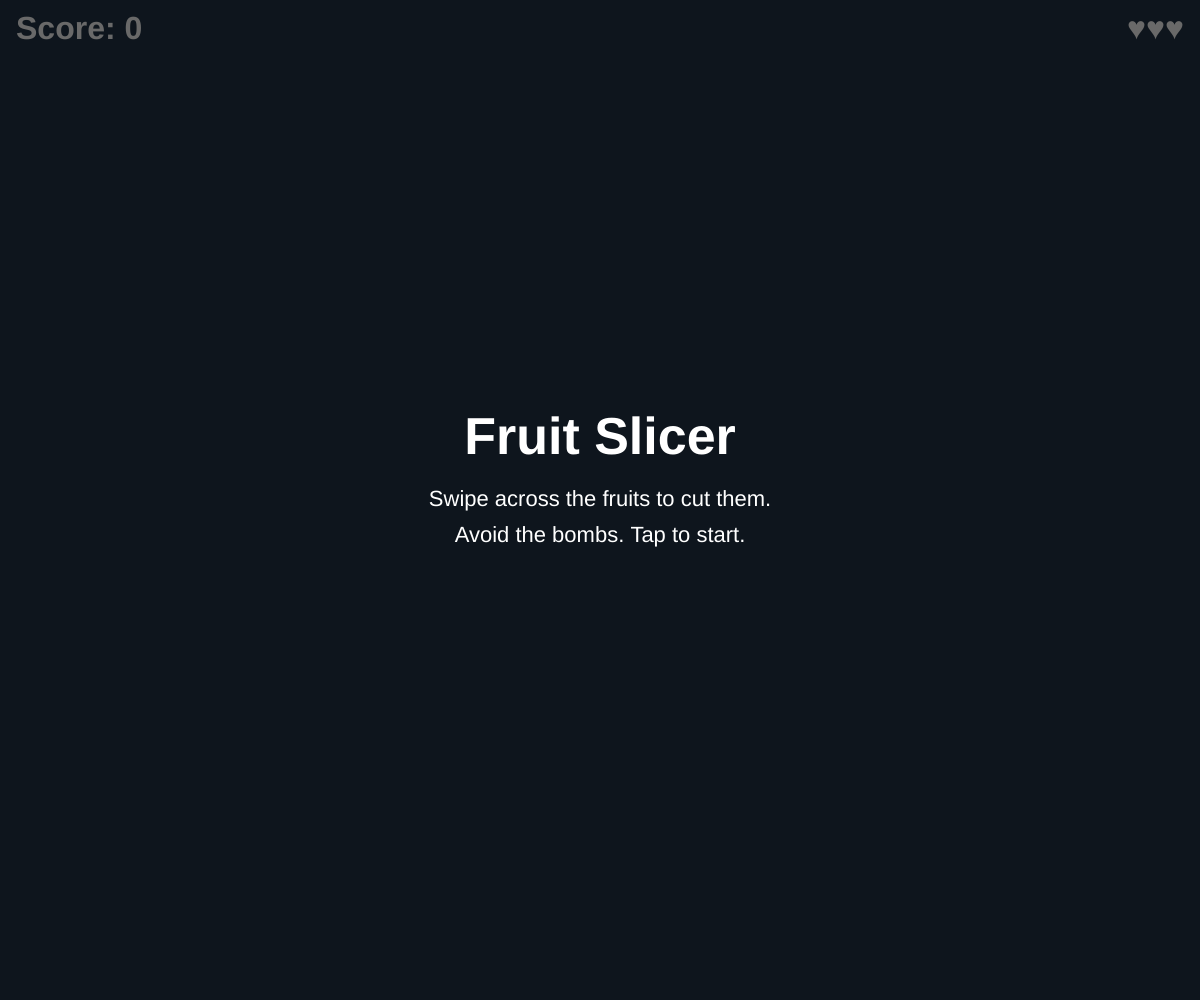
Frame 1 (no input)
Frame 60 (no input): identical to frame 1, image omitted
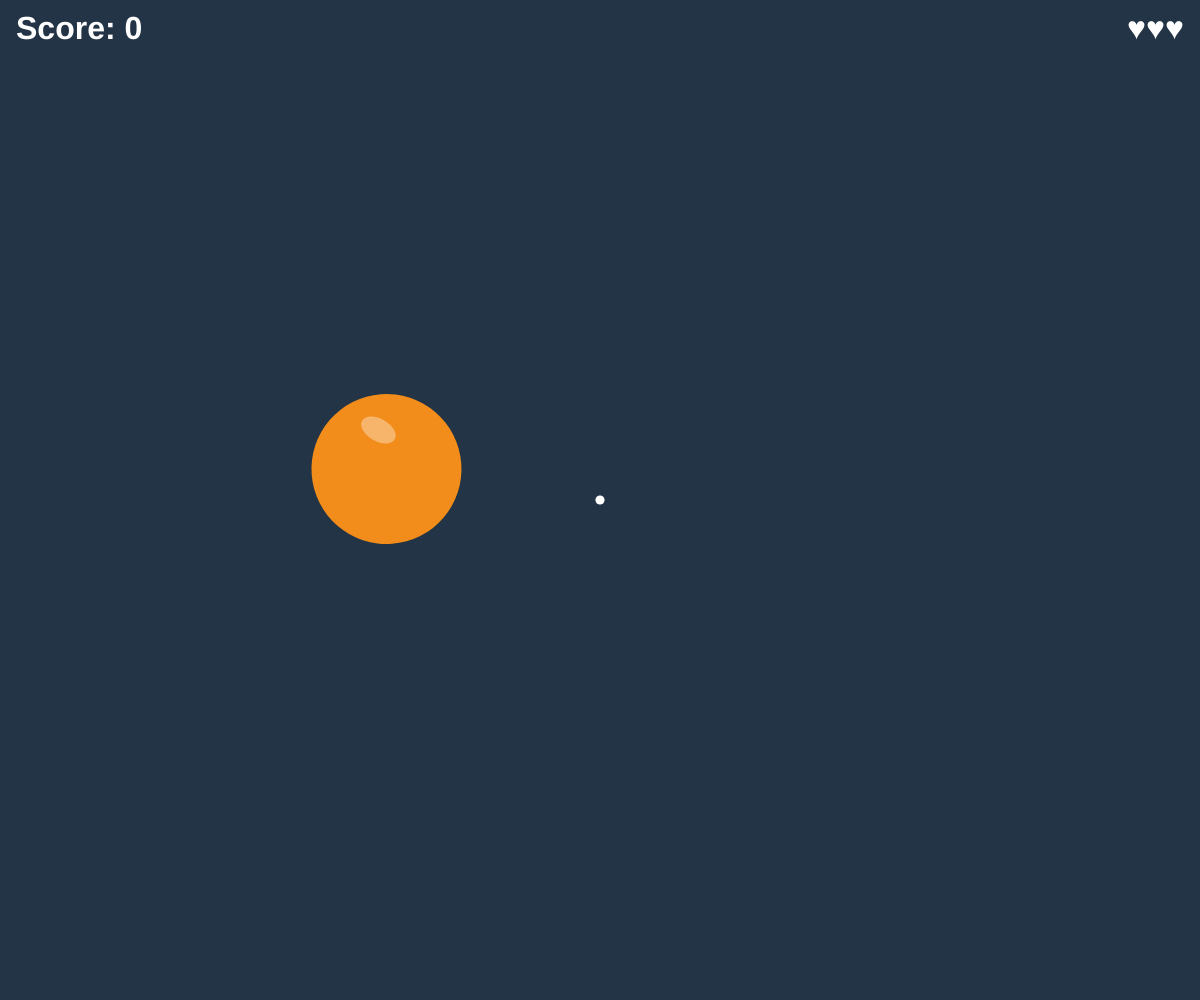
Frame 120 (the mouse pressed at the canvas centre since frame 60)

The p5.js sketch that drew these frames (run headless with seeded random() and noise() and a simulated clock; from frame 60 on, the mouse is pressed at the canvas centre):

// p5.js sketch
// ── sketch.js
// Fruit Slicer - paste into sketch.js in the p5.js web editor (editor.p5js.org)
// PC: hold the mouse button and drag across the fruits.
// Phone: swipe your finger across the fruits.
// Slice fruits = +1 point. Missing a fruit = lose a life. Slice a bomb = game over.

// ----- Settings -----
const START_LIVES = 3;
const BOMB_CHANCE = 0.12;   // 12% of throws are bombs

const FRUITS = [
  { skin: [46, 139, 61],   flesh: [229, 67, 79]   },  // watermelon
  { skin: [242, 140, 26],  flesh: [255, 192, 101] },  // orange
  { skin: [214, 47, 47],   flesh: [246, 232, 181] },  // apple
  { skin: [242, 210, 27],  flesh: [255, 243, 160] },  // lemon
  { skin: [122, 92, 46],   flesh: [143, 209, 79]  }   // kiwi
];

let state = 'start';        // 'start', 'play', or 'over'
let fruits, halves, drops, trail, prev;
let score, best = 0, lives, nextThrow, g, lastTouch = -1000, stateTime = 0;

function setup() {
  createCanvas(windowWidth, windowHeight);
  textAlign(CENTER, CENTER);
  g = height * 0.00045;     // gravity, scaled to screen size
  resetGame();
}

function resetGame() {
  fruits = []; halves = []; drops = []; trail = [];
  prev = null;
  score = 0;
  lives = START_LIVES;
  nextThrow = 30;
}

function startGame() {
  resetGame();
  state = 'play';
  stateTime = millis();
}

function endGame() {
  state = 'over';
  stateTime = millis();
  best = max(best, score);
}

// ----- Throwing fruits and bombs -----
function throwItem() {
  const r = min(width, height) * 0.075;
  const x = random(width * 0.15, width * 0.85);
  const vy = -random(0.023, 0.028) * height;
  const flightFrames = (2 * -vy) / g;
  const vx = ((width / 2 - x) / flightFrames) * random(0.3, 0.9);
  const bomb = random() < BOMB_CHANCE;
  fruits.push({
    x, y: height + r, vx, vy, r,
    bomb,
    type: bomb ? null : random(FRUITS),
    rot: random(TWO_PI),
    vrot: random(-0.05, 0.05)
  });
}

// ----- Slicing -----
function distToSegment(px, py, ax, ay, bx, by) {
  const dx = bx - ax, dy = by - ay;
  const len2 = dx * dx + dy * dy;
  let t = len2 === 0 ? 0 : ((px - ax) * dx + (py - ay) * dy) / len2;
  t = constrain(t, 0, 1);
  return dist(px, py, ax + t * dx, ay + t * dy);
}

function sliceCheck(a, b) {
  if (dist(a.x, a.y, b.x, b.y) < 4) return; // finger barely moved
  const angle = atan2(b.y - a.y, b.x - a.x);
  for (let i = fruits.length - 1; i >= 0; i--) {
    const f = fruits[i];
    if (distToSegment(f.x, f.y, a.x, a.y, b.x, b.y) <= f.r) {
      if (f.bomb) {
        spawnDrops(f.x, f.y, [255, 120, 40], 30);
        endGame();
        return;
      }
      score++;
      spawnHalves(f, angle);
      spawnDrops(f.x, f.y, f.type.flesh, 14);
      fruits.splice(i, 1);
    }
  }
}

function spawnHalves(f, angle) {
  for (const side of [-1, 1]) {
    const nx = cos(angle + HALF_PI) * side;
    const ny = sin(angle + HALF_PI) * side;
    halves.push({
      x: f.x, y: f.y,
      vx: f.vx + nx * 2.5, vy: f.vy * 0.4 + ny * 2.5,
      r: f.r, type: f.type, side,
      rot: angle - HALF_PI,
      vrot: side * random(0.03, 0.08)
    });
  }
}

function spawnDrops(x, y, col, n) {
  for (let i = 0; i < n; i++) {
    const a = random(TWO_PI), s = random(1, 6);
    drops.push({ x, y, vx: cos(a) * s, vy: sin(a) * s - 2, life: 40, col });
  }
}

// ----- Pointer (mouse or finger) -----
function getPointer() {
  if (touches.length > 0) return { x: touches[0].x, y: touches[0].y };
  if (mouseIsPressed) return { x: mouseX, y: mouseY };
  return null;
}

function tapToStart() {
  if (state !== 'play' && millis() - stateTime > 400) startGame();
}

function mousePressed() {
  if (millis() - lastTouch < 600) return false; // ignore the mouse event a touch also creates
  tapToStart();
  return false;
}

function touchStarted() {
  lastTouch = millis();
  tapToStart();
  return false;
}

function touchMoved() { return false; } // stop the page from scrolling

// ----- Drawing helpers -----
function drawFruit(f) {
  push();
  translate(f.x, f.y);
  rotate(f.rot);
  noStroke();
  if (f.bomb) {
    fill(30);
    circle(0, 0, f.r * 2);
    fill(70);
    circle(-f.r * 0.3, -f.r * 0.3, f.r * 0.5);
    stroke(150, 110, 60); strokeWeight(f.r * 0.1);
    line(0, -f.r, f.r * 0.3, -f.r * 1.35);
    noStroke();
    fill(255, 80 + 100 * abs(sin(frameCount * 0.3)), 30);
    circle(f.r * 0.3, -f.r * 1.35, f.r * 0.3);
  } else {
    fill(f.type.skin);
    circle(0, 0, f.r * 2);
    fill(255, 255, 255, 90);
    ellipse(-f.r * 0.35, -f.r * 0.4, f.r * 0.5, f.r * 0.3);
  }
  pop();
}

function drawHalf(h) {
  push();
  translate(h.x, h.y);
  rotate(h.rot);
  noStroke();
  const a0 = h.side === 1 ? -HALF_PI : HALF_PI;
  fill(h.type.skin);
  arc(0, 0, h.r * 2, h.r * 2, a0, a0 + PI, CHORD);
  fill(h.type.flesh);
  arc(0, 0, h.r * 1.7, h.r * 1.7, a0, a0 + PI, CHORD);
  pop();
}

function drawTrail() {
  for (let i = 1; i < trail.length; i++) {
    const t = trail[i];
    stroke(255, 255, 255, 255 * (i / trail.length));
    strokeWeight(2 + 8 * (i / trail.length));
    line(trail[i - 1].x, trail[i - 1].y, t.x, t.y);
  }
}

function drawHud() {
  noStroke();
  fill(255);
  textStyle(BOLD);
  textAlign(LEFT, TOP);
  textSize(min(width * 0.07, 32));
  text('Score: ' + score, 16, 14);
  textAlign(RIGHT, TOP);
  text('♥'.repeat(max(lives, 0)), width - 16, 14);
  textAlign(CENTER, CENTER);
}

function drawMessage(title, line1, line2) {
  fill(0, 0, 0, 150);
  noStroke();
  rect(0, 0, width, height);
  fill(255);
  textStyle(BOLD);
  textSize(min(width * 0.11, 52));
  text(title, width / 2, height / 2 - 60);
  textStyle(NORMAL);
  textSize(min(width * 0.05, 22));
  text(line1, width / 2, height / 2);
  text(line2, width / 2, height / 2 + 36);
}

// ----- Main loop -----
function draw() {
  background(34, 52, 70);

  if (state === 'play') {
    // Throw new items, a little faster as the score grows
    nextThrow--;
    if (nextThrow <= 0) {
      const n = random() < 0.35 ? 2 : 1;
      for (let i = 0; i < n; i++) throwItem();
      nextThrow = max(25, 70 - score * 1.2);
    }

    // Slice with the pointer
    const p = getPointer();
    if (p && prev) sliceCheck(prev, p);
    if (p) trail.push(p);
    prev = p;
  }
  // The trail fades away: keep at most 10 points, and shrink it when no pointer is down
  if (!prev && trail.length > 0) trail.shift();
  while (trail.length > 10) trail.shift();

  // Move fruits
  for (let i = fruits.length - 1; i >= 0; i--) {
    const f = fruits[i];
    f.vy += g; f.x += f.vx; f.y += f.vy; f.rot += f.vrot;
    if (f.y > height + f.r * 1.5 && f.vy > 0) {
      if (!f.bomb && state === 'play') {      // missed fruit
        lives--;
        if (lives <= 0) endGame();
      }
      fruits.splice(i, 1);
    }
  }
  for (const f of fruits) drawFruit(f);

  // Fruit halves
  for (let i = halves.length - 1; i >= 0; i--) {
    const h = halves[i];
    h.vy += g; h.x += h.vx; h.y += h.vy; h.rot += h.vrot;
    if (h.y > height + h.r * 2) halves.splice(i, 1);
  }
  for (const h of halves) drawHalf(h);

  // Juice drops
  noStroke();
  for (let i = drops.length - 1; i >= 0; i--) {
    const d = drops[i];
    d.vy += g * 2; d.x += d.vx; d.y += d.vy; d.life--;
    fill(d.col[0], d.col[1], d.col[2], d.life * 6);
    circle(d.x, d.y, 7);
    if (d.life <= 0) drops.splice(i, 1);
  }

  drawTrail();
  drawHud();

  if (state === 'start') {
    drawMessage('Fruit Slicer', 'Swipe across the fruits to cut them.', 'Avoid the bombs. Tap to start.');
  } else if (state === 'over') {
    drawMessage('Game over', 'Score: ' + score + '    Best: ' + best, 'Tap to play again');
  }
}

function windowResized() {
  resizeCanvas(windowWidth, windowHeight);
  g = height * 0.00045;
}
